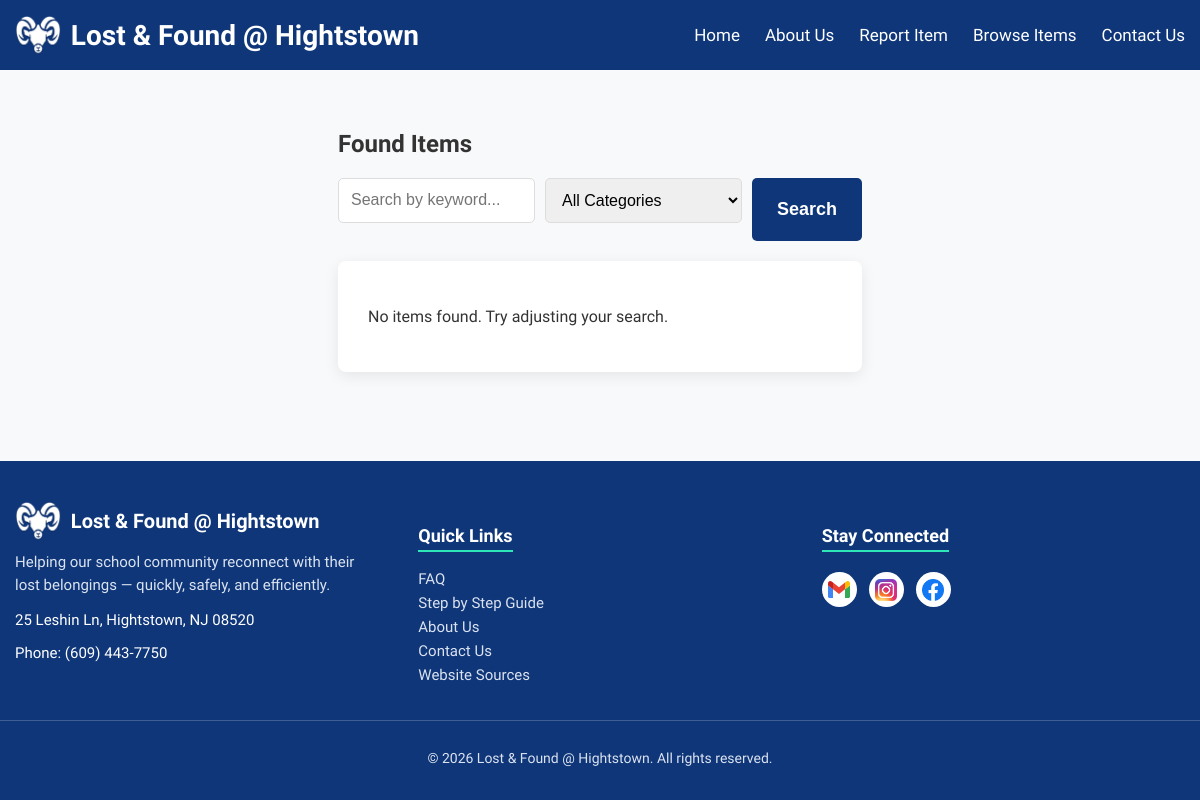
/items, run on an earlier commit of the app's database.
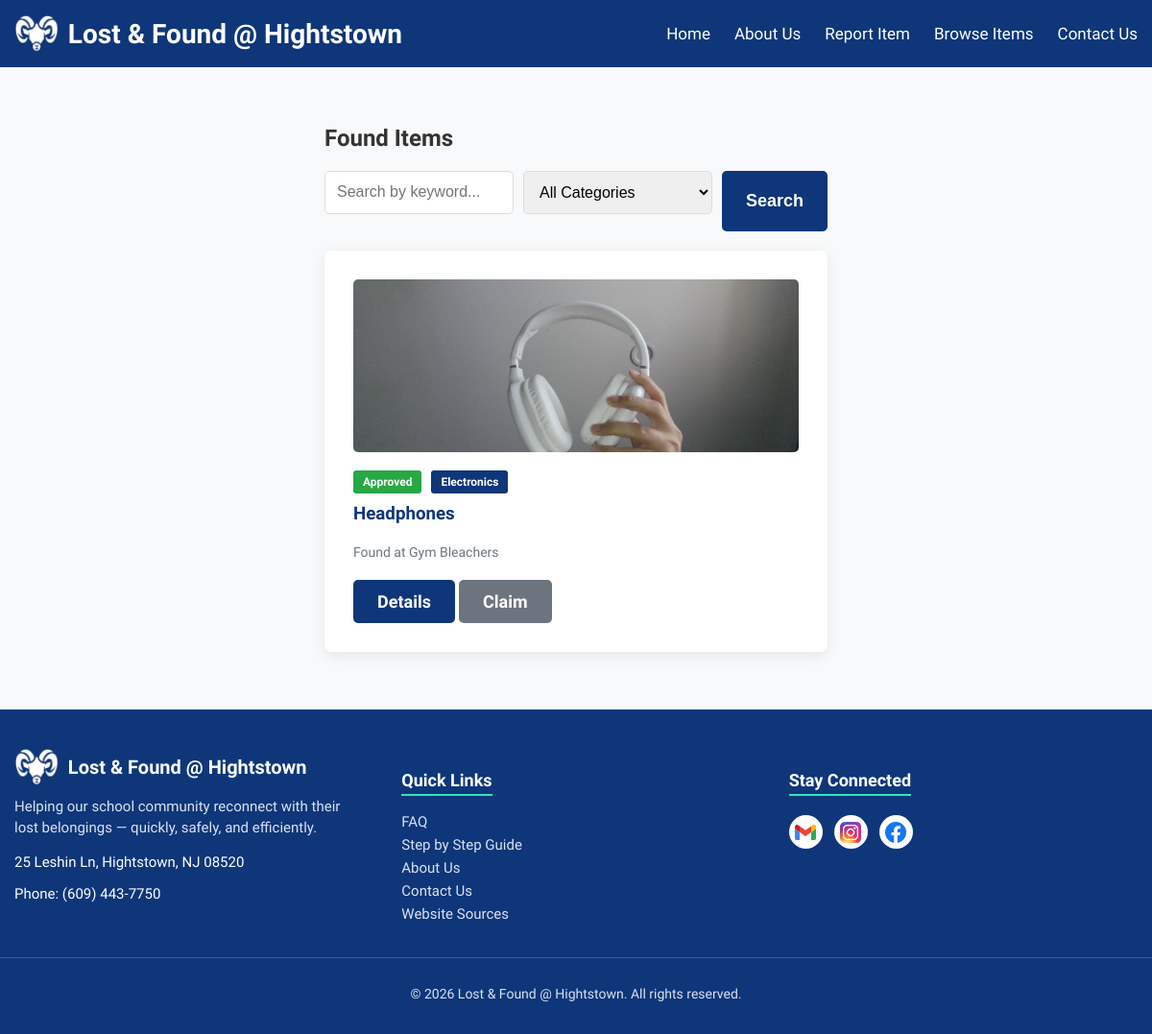
And on a later commit of the database.
### tables this page shows
CREATE TABLE items (
            id INTEGER PRIMARY KEY AUTOINCREMENT,
            title TEXT NOT NULL,
            description TEXT,
            category TEXT,
            location_found TEXT,
            date_found TEXT,
            photo_filename TEXT,
            status TEXT DEFAULT 'pending', -- pending, approved, claimed
            created_at TEXT DEFAULT CURRENT_TIMESTAMP
        );

### lostfound_app.py (the view)
@app.route("/items")
def items():
    q = request.args.get("q", "").strip()
    category = request.args.get("category", "").strip()
    status = "approved"
    params = [status]
    where = ["status = ?"]
    if q:
        like = f"%{q}%"
        where.append("(title LIKE ? OR description LIKE ? OR location_found LIKE ? OR category LIKE ?)")
        params.extend([like, like, like, like])
    if category:
        where.append("category = ?")
        params.append(category)
    sql = f"SELECT * FROM items WHERE {' AND '.join(where)} ORDER BY created_at DESC"
    con = get_db()
    rows = con.execute(sql, params).fetchall()
    con.close()
    return render_template("items.html", items=rows, q=q, category=category)

### lostfound_app.py (called while the page is built)
def get_db():
    con = sqlite3.connect(DB_PATH)
    con.row_factory = sqlite3.Row
    return con

### templates/items.html (shortened to what this page needs)
{% extends "base.html" %}
{% block content %}
<h2>Found Items</h2>
<form class="searchbar" method="get">
  <input name="q" placeholder="Search by keyword..." value="{{ q or '' }}">
  <select name="category">
    <option value="">All Categories</option>
  </select>
  <button class="btn" type="submit">Search</button>
</form>
<div class="grid">
  {% if items %}
    {% for it in items %}
      <div class="item card">
        <a href="{{ url_for('item_detail', item_id=it['id']) }}">
          {% if it['photo_filename'] %}
            <img alt="Item photo" loading="lazy" src="{{ url_for('uploaded_file', filename=it['photo_filename']) }}">
          {% else %}
            <img alt="No photo" loading="lazy" src="{{ url_for('static', filename='placeholder.png') }}">
          {% endif %}
        </a>
        <div class="item-meta">
          <span class="status {{ it['status'] }}">{{ it['status']|capitalize }}</span>
          {% if it['category'] %}<span class="badge">{{ it['category'] }}</span>{% endif %}
        </div>
        <h3>{{ it['title'] }}</h3>
        {% if it['location_found'] %}<small class="muted">Found at {{ it['location_found'] }}</small>{% endif %}
        <div class="item-actions">
          <a class="btn" href="{{ url_for('item_detail', item_id=it['id']) }}">Details</a>
          <a class="btn secondary" href="{{ url_for('claim_item', item_id=it['id']) }}">Claim</a>
        </div>
      </div>
    {% endfor %}
  {% else %}
    <div class="card">
      <p>No items found. Try adjusting your search.</p>
    </div>
  {% endif %}
</div>
{% endblock %}

### templates/base.html (shortened to what this page needs)
<!DOCTYPE html>
<html lang="en">
<head>
    <link rel="stylesheet" href="{{ url_for('static', filename='styles.css') }}">
</head>
<body>
    <header class="header">
        <div class="container header-content">
            <a class="brand" href="{{ url_for('home') }}">
                <img src="{{ url_for('static', filename='images/hhs_logo.png') }}" alt="Logo" class="brand-logo">
                <span>Lost & Found @ Hightstown</span>
            </a>
            <nav class="main-nav">
                <a class="nav-link" href="{{ url_for('home') }}">Home</a>
                <a class="nav-link" href="{{ url_for('about') }}">About Us</a>
                <a class="nav-link" href="{{ url_for('submit_item') }}">Report Item</a>
                <a class="nav-link" href="{{ url_for('items') }}">Browse Items</a>
                <a class="nav-link" href="{{ url_for('contact') }}">Contact Us</a>
            </nav>
        </div>
    </header>
    <div class="main-content container">
        {% block content %}{% endblock %}
    </div>
<footer class="footer">
    <div class="container footer-grid">
        <div class="footer-left">
            <a href="{{ url_for('home') }}" class="footer-brand">
                <img src="{{ url_for('static', filename='images/hhs_logo.png') }}" alt="Logo" class="footer-logo">
                <span>Lost & Found @ Hightstown</span>
            </a>
            <p class="footer-desc">
                Helping our school community reconnect with their lost belongings — quickly, safely, and efficiently.
            </p>
            <p>25 Leshin Ln, Hightstown, NJ 08520</p>
            <p>Phone: (609) 443-7750</p>
        </div>
        <div class="footer-links">
            <h4>Quick Links</h4>
            <a href="{{ url_for('faq') }}" class="footer-link">FAQ</a>
            <a href="{{ url_for('instructions') }}" class="footer-link">Step by Step Guide</a>
            <a href="{{ url_for('about') }}" class="footer-link">About Us</a>
            <a href="{{ url_for('contact') }}" class="footer-link">Contact Us</a>
            <a href="{{ url_for('sources') }}" class="footer-link">Website Sources</a>
        </div>
        <div class="footer-social">
            <h4>Stay Connected</h4>
            <div class="social-icons">
                <a href="mailto:s103330@ewrsd.k12.nj.us" class="social-icon" title="Email Us">
                    <img src="{{ url_for('static', filename='images/gmail_logo.svg') }}" alt="Gmail" class="icon-img">
                </a>
                <a href="https://www.instagram.com/hightstownhscounseling/?igsh=a290dHI5cWNkbXB6#" target="_blank" class="social-icon" title="Instagram">
                    <img src="{{ url_for('static', filename='images/instagram_logo.png') }}" alt="Instagram" class="icon-img">
                </a>
                <a href="https://www.facebook.com/profile.php?id=105551389478543&_rdr" target="_blank" class="social-icon" title="Facebook">
                    <img src="{{ url_for('static', filename='images/facebook_logo.png') }}" alt="Facebook" class="icon-img">
                </a>
            </div>
        </div>
    </div>
    <div class="footer-bottom">
        <p>&copy; 2026 Lost & Found @ Hightstown. All rights reserved.</p>
    </div>
</footer>
</body>
</html>

### static/styles.css (style rules this page uses)
body { font-family: 'Source Sans Pro', sans-serif; color: #333; background-color: #f8f9fa; margin: 0; display: flex; flex-direction: column; min-height: 100vh; }
.container { max-width: 1200px; margin: 0 auto; padding: 0 15px; }
.header { background-color: #0E3679; color: #fff; padding: 15px 0; }
.header-content { display: flex; justify-content: space-between; align-items: center; }
.header .brand { display: flex; align-items: center; font-size: 28px; font-weight: 700; color: #fff; text-decoration: none; }
.brand-logo { height: 40px; margin-right: 10px; }
.main-nav { display: flex; gap: 25px; }
.main-nav .nav-link { color: #fff; text-decoration: none; font-size: 17px; padding: 5px 0; transition: all 0.3s ease; }
.main-content { flex: 1; padding: 40px 0; }
.footer { background-color: #0E3679; color: #fff; padding: 40px 0 20px 0; font-size: 15px; }
.footer-grid { display: grid; grid-template-columns: repeat(auto-fit, minmax(250px, 1fr)); gap: 40px; align-items: start; }
.footer-brand { display: flex; align-items: center; text-decoration: none; color: #fff; font-size: 20px; font-weight: 700; }
.footer-logo { height: 40px; margin-right: 10px; }
.footer-desc { margin-top: 10px; line-height: 1.5; color: #dce3f0; }
.footer-links h4, .footer-social h4 { margin-bottom: 12px; font-size: 18px; color: #ffffff; border-bottom: 2px solid #2EE7B6; display: inline-block; padding-bottom: 4px; }
.footer-link { display: block; color: #dce3f0; text-decoration: none; margin: 6px 0; transition: color 0.3s ease, transform 0.3s ease; }
.social-icons { display: flex; gap: 12px; margin-top: 8px; }
.social-icon { background-color: #FFFFFF; color: #0E3679; width: 35px; height: 35px; display: flex; align-items: center; justify-content: center; border-radius: 50%; text-decoration: none; font-size: 18px; transition: all 0.3s ease; }
.footer-bottom { margin-top: 30px; text-align: center; border-top: 1px solid rgba(255, 255, 255, 0.2); padding-top: 15px; font-size: 14px; color: #dce3f0; }
.card { background-color: #fff; border-radius: 8px; box-shadow: 0 4px 15px rgba(0, 0, 0, 0.08); padding: 30px; margin-bottom: 20px; }
.card h2, .card h3 { margin-top: 0; color: #0E3679; }
form input, form select, form textarea { width: 95%; padding: 12px; border: 1px solid #ddd; border-radius: 5px; margin-bottom: 18px; font-size: 16px; }
form button.btn { background-color: #0E3679; color: #fff; border: none; padding: 12px 25px; border-radius: 5px; cursor: pointer; font-size: 18px; font-weight: 600; transition: background-color 0.3s ease; }
.btn { background-color: #0E3679; color: #fff; border: none; padding: 12px 25px; border-radius: 5px; cursor: pointer; font-size: 18px; font-weight: 600; text-decoration: none; display: inline-block; transition: background-color 0.3s ease; }
.btn.secondary { background-color: #6c757d; }
.item img { width: 100%; height: 180px; object-fit: cover; border-radius: 5px; margin-bottom: 15px; }
.item-meta { display: flex; align-items: center; gap: 10px; margin-bottom: 10px; }
.item-actions { margin-top: 20px; }
.status { display: inline-block; padding: 5px 10px; border-radius: 3px; font-size: 12px; font-weight: 600; color: #fff; }
.status.approved { background-color: #28a745; }
.badge { display: inline-block; padding: 5px 10px; border-radius: 3px; font-size: 12px; font-weight: 600; background-color: #0E3679; color: #fff; }
.muted { color: #6c757d; font-size: 14px; }
.searchbar { display: flex; gap: 10px; margin-bottom: 20px; flex-wrap: wrap; }
.searchbar input, .searchbar select { flex: 1; min-width: 150px; }
.searchbar button { flex-shrink: 0; }
.icon-img { width: 22px; height: 22px; object-fit: contain; transition: transform 0.3s ease; }

What changed in the data, as far as the page shows it:
added items: photo_filename (picture), status "Approved", category "Electronics", title "Headphones", location_found "Gym Bleachers"
Also different on the page:
text no longer shown: "No items found. Try adjusting your search."
